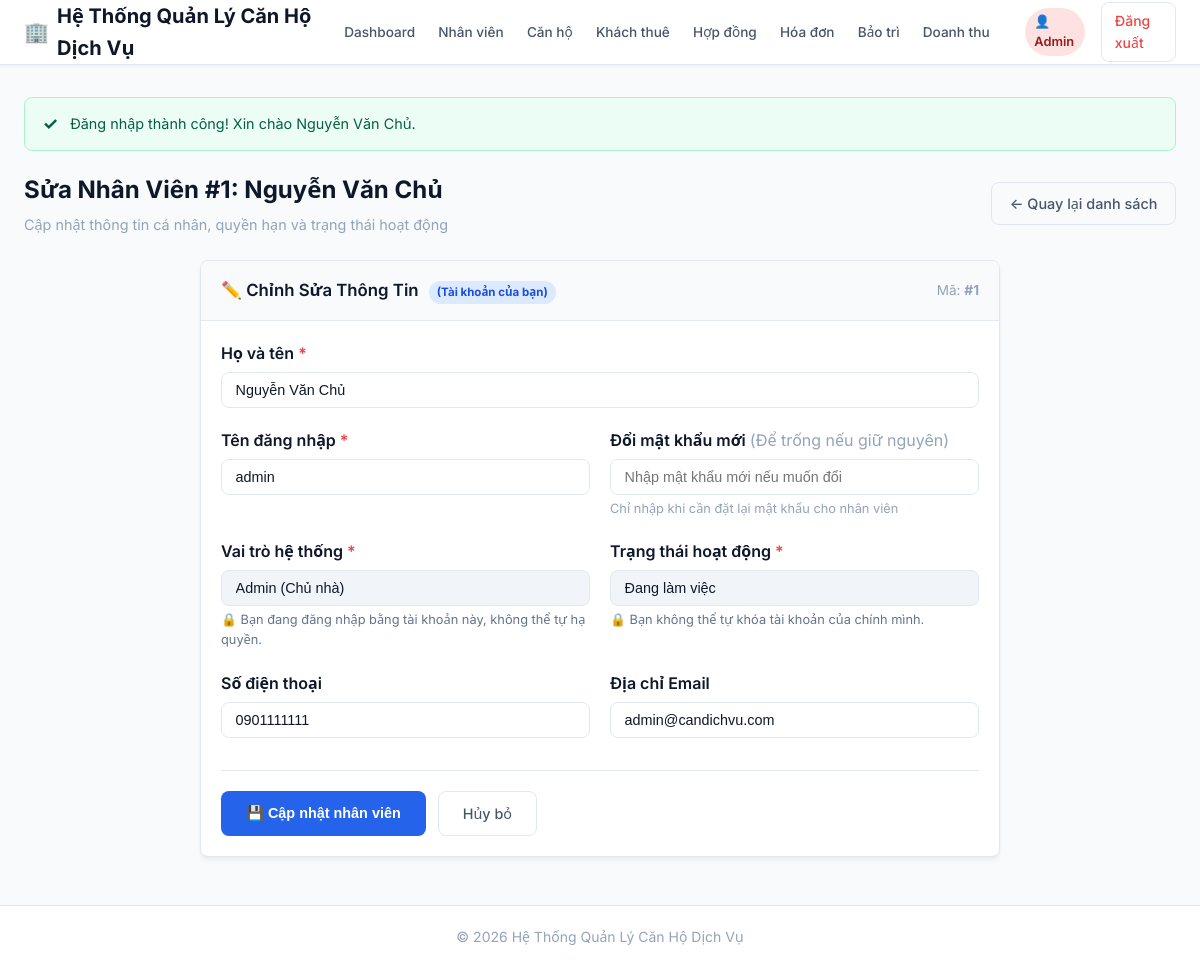
/QuanLyCanHo-Web/admin/nhan-vien/edit.php?id=1 (signed in), run on the app's committed database.
### tables this page shows
CREATE TABLE NhanVien (
    MaNV          INT AUTO_INCREMENT PRIMARY KEY,
    HoTen         VARCHAR(100) NOT NULL,
    TenDangNhap   VARCHAR(50)  NOT NULL UNIQUE,
    MatKhau       VARCHAR(255) NOT NULL,         
    VaiTro        VARCHAR(20)  NOT NULL DEFAULT 'NhanVien',  
    SoDienThoai   VARCHAR(15)  NULL,
    Email         VARCHAR(100) NULL,
    TrangThai     VARCHAR(20)  NOT NULL DEFAULT 'Đang làm việc',
    CHECK (VaiTro IN ('Admin','NhanVien'))
);

### QuanLyCanHo-Web/includes/functions.php (called while the page is built, shortened)
<?php
function e(?string $value): string
{
    return htmlspecialchars((string)($value ?? ''), ENT_QUOTES, 'UTF-8');
}
function url(string $path = ''): string
{
    $path = '/' . ltrim($path, '/');
    $scriptName = str_replace('\\', '/', $_SERVER['SCRIPT_NAME'] ?? '');
    $projectFolder = '/QuanLyCanHo-Web';
    $projectPosition = strpos($scriptName, $projectFolder);
    if ($projectPosition !== false && !str_starts_with($path, $projectFolder)) {
        $basePath = substr($scriptName, 0, $projectPosition + strlen($projectFolder));
        return $basePath . $path;
    }
    return $path;
}

### QuanLyCanHo-Web/admin/nhan-vien/edit.php (the view, shortened to what this page needs)
<?php
require_once __DIR__ . '/../../includes/header.php';
$pdo = require __DIR__ . '/../../config/database.php';
$baseUrl = url('/admin/nhan-vien');
$currentUserId = (int)($_SESSION['MaNV'] ?? 0);
$id = (int)($_GET['id'] ?? 0);
$stmt = $pdo->prepare('SELECT * FROM NhanVien WHERE MaNV = ?');
$stmt->execute([$id]);
$employee = $stmt->fetch();
$isSelf = ($currentUserId === (int)$employee['MaNV']);
$errors = [];
$formData = [
    'HoTen'       => $employee['HoTen'],
    'TenDangNhap' => $employee['TenDangNhap'],
    'MatKhau'     => '',
    'VaiTro'      => $employee['VaiTro'],
    'SoDienThoai' => $employee['SoDienThoai'] ?? '',
    'Email'       => $employee['Email'] ?? '',
    'TrangThai'   => $employee['TrangThai'],
];
?>
<div class="page-header">
    <div>
        <h1 class="page-title">Sửa Nhân Viên #<?= (int)$employee['MaNV'] ?>: <?= e($employee['HoTen']) ?></h1>
        <p class="page-subtitle">Cập nhật thông tin cá nhân, quyền hạn và trạng thái hoạt động</p>
    </div>
    <div>
        <a href="<?= $baseUrl ?>/index.php" class="btn btn-outline">
            ← Quay lại danh sách
        </a>
    </div>
</div>
<div class="card" style="max-width: 800px; margin: 0 auto;">
    <div class="card-header" style="background-color: #f8fafc; display: flex; justify-content: space-between; align-items: center;">
        <h3 style="font-size: 1.05rem; font-weight: 600;">
            ✏️ Chỉnh Sửa Thông Tin
            <?php if ($isSelf): ?>
                <span style="display: inline-block; padding: 2px 8px; border-radius: 9999px; font-size: 0.72rem; font-weight: 700; background-color: #dbeafe; color: #1d4ed8; margin-left: 6px;">(Tài khoản của bạn)</span>
            <?php endif; ?>
        </h3>
        <span style="font-size: 0.85rem; color: var(--text-muted);">Mã: <strong>#<?= (int)$employee['MaNV'] ?></strong></span>
    </div>
    <div class="card-body">
        <form method="POST" action="">
            <div style="display: grid; grid-template-columns: 1fr 1fr; gap: 1.25rem;">
                <div class="form-group" style="grid-column: span 2;">
                    <label for="HoTen" style="font-weight: 600; display: block; margin-bottom: 0.35rem;">
                        Họ và tên <span class="required">*</span>
                    </label>
                    <input type="text"
                           id="HoTen"
                           name="HoTen"
                           class="form-control"
                           style="<?= isset($errors['HoTen']) ? 'border-color: var(--danger-color); background-color: #fef2f2;' : '' ?>"
                           placeholder="Ví dụ: Nguyễn Văn An"
                           value="<?= e($formData['HoTen']) ?>"
                           required>
                </div>
                <div class="form-group">
                    <label for="TenDangNhap" style="font-weight: 600; display: block; margin-bottom: 0.35rem;">
                        Tên đăng nhập <span class="required">*</span>
                    </label>
                    <input type="text"
                           id="TenDangNhap"
                           name="TenDangNhap"
                           class="form-control"
                           style="<?= isset($errors['TenDangNhap']) ? 'border-color: var(--danger-color); background-color: #fef2f2;' : '' ?>"
                           value="<?= e($formData['TenDangNhap']) ?>"
                           required>
                </div>
                <div class="form-group">
                    <label for="MatKhau" style="font-weight: 600; display: block; margin-bottom: 0.35rem;">
                        Đổi mật khẩu mới <span style="font-weight: 400; color: var(--text-muted);">(Để trống nếu giữ nguyên)</span>
                    </label>
                    <input type="password"
                           id="MatKhau"
                           name="MatKhau"
                           class="form-control"
                           style="<?= isset($errors['MatKhau']) ? 'border-color: var(--danger-color); background-color: #fef2f2;' : '' ?>"
                           placeholder="Nhập mật khẩu mới nếu muốn đổi">
                    <?php if (isset($errors['MatKhau'])): ?>
                        <small style="color: var(--danger-color); font-weight: 500; display: block; margin-top: 0.25rem;">
                            <?= e($errors['MatKhau']) ?>
                        </small>
                    <?php else: ?>
                        <small style="color: var(--text-muted); font-size: 0.8rem; display: block; margin-top: 0.25rem;">
                            Chỉ nhập khi cần đặt lại mật khẩu cho nhân viên
                        </small>
                    <?php endif; ?>
                </div>
                <div class="form-group">
                    <label for="VaiTro" style="font-weight: 600; display: block; margin-bottom: 0.35rem;">
                        Vai trò hệ thống <span class="required">*</span>
                    </label>
                    <?php if ($isSelf): ?>
                        <input type="text" class="form-control" value="Admin (Chủ nhà)" disabled style="background-color: #f1f5f9; cursor: not-allowed;">
                        <small style="color: #64748b; font-size: 0.8rem; display: block; margin-top: 0.25rem;">
                            🔒 Bạn đang đăng nhập bằng tài khoản này, không thể tự hạ quyền.
                        </small>
                    <?php endif; ?>
                </div>
                <div class="form-group">
                    <label for="TrangThai" style="font-weight: 600; display: block; margin-bottom: 0.35rem;">
                        Trạng thái hoạt động <span class="required">*</span>
                    </label>
                    <?php if ($isSelf): ?>
                        <input type="text" class="form-control" value="Đang làm việc" disabled style="background-color: #f1f5f9; cursor: not-allowed;">
                        <small style="color: #64748b; font-size: 0.8rem; display: block; margin-top: 0.25rem;">
                            🔒 Bạn không thể tự khóa tài khoản của chính mình.
                        </small>
                    <?php endif; ?>
                </div>
                <div class="form-group">
                    <label for="SoDienThoai" style="font-weight: 600; display: block; margin-bottom: 0.35rem;">
                        Số điện thoại
                    </label>
                    <input type="text"
                           id="SoDienThoai"
                           name="SoDienThoai"
                           class="form-control"
                           style="<?= isset($errors['SoDienThoai']) ? 'border-color: var(--danger-color); background-color: #fef2f2;' : '' ?>"
                           placeholder="Ví dụ: 0912345678"
                           value="<?= e($formData['SoDienThoai']) ?>">
                </div>
                <div class="form-group">
                    <label for="Email" style="font-weight: 600; display: block; margin-bottom: 0.35rem;">
                        Địa chỉ Email
                    </label>
                    <input type="email"
                           id="Email"
                           name="Email"
                           class="form-control"
                           style="<?= isset($errors['Email']) ? 'border-color: var(--danger-color); background-color: #fef2f2;' : '' ?>"
                           placeholder="Ví dụ: nhanvien@gmail.com"
                           value="<?= e($formData['Email']) ?>">
                </div>
            </div>
            <div style="margin-top: 2rem; display: flex; gap: 0.75rem; border-top: 1px solid var(--border-color); padding-top: 1.25rem;">
                <button type="submit" class="btn btn-primary" style="padding: 0.65rem 1.5rem; font-weight: 600;">
                    💾 Cập nhật nhân viên
                </button>
                <a href="<?= $baseUrl ?>/index.php" class="btn btn-outline" style="padding: 0.65rem 1.5rem;">
                    Hủy bỏ
                </a>
            </div>
        </form>
    </div>
</div>
<?php require_once __DIR__ . '/../../includes/footer.php'; ?>

### QuanLyCanHo-Web/assets/css/style.css (style rules this page uses)
:root { --primary-color: #2563eb; --primary-hover: #1d4ed8; --primary-light: #eff6ff; --secondary-color: #64748b; --secondary-hover: #475569; --success-color: #10b981; --success-light: #ecfdf5; --warning-color: #f59e0b; --warning-light: #fffbeb; --danger-color: #ef4444; --danger-light: #fef2f2; --info-color: #06b6d4; --info-light: #ecfeff; --bg-main: #f8fafc; --bg-surface: #ffffff; --text-primary: #0f172a; --text-secondary: #475569; --text-muted: #94a3b8; --border-color: #e2e8f0; --border-radius: 8px; --box-shadow: 0 4px 6px -1px rgba(0, 0, 0, 0.05), 0 2px 4px -1px rgba(0, 0, 0, 0.03); --transition: all 0.2s ease-in-out; }
* { box-sizing: border-box; margin: 0; padding: 0; }
body { font-family: 'Inter', system-ui, -apple-system, BlinkMacSystemFont, 'Segoe UI', Roboto, Oxygen, Ubuntu, Cantarell, sans-serif; background-color: var(--bg-main); color: var(--text-primary); line-height: 1.6; display: flex; flex-direction: column; min-height: 100vh; }
a { color: var(--primary-color); text-decoration: none; transition: var(--transition); }
.page-header { display: flex; justify-content: space-between; align-items: center; margin-bottom: 1.5rem; flex-wrap: wrap; gap: 1rem; }
.page-title { font-size: 1.5rem; font-weight: 700; color: var(--text-primary); }
.page-subtitle { font-size: 0.9rem; color: var(--text-muted); margin-top: 0.25rem; }
.btn { display: inline-flex; align-items: center; justify-content: center; gap: 0.5rem; padding: 0.55rem 1.1rem; font-size: 0.9rem; font-weight: 500; border-radius: var(--border-radius); border: 1px solid transparent; cursor: pointer; transition: var(--transition); text-align: center; white-space: nowrap; }
.btn-primary { background-color: var(--primary-color); color: white; }
.btn-outline { background-color: transparent; border-color: var(--border-color); color: var(--text-secondary); }
.form-control { padding: 0.55rem 0.85rem; font-size: 0.9rem; border: 1px solid var(--border-color); border-radius: var(--border-radius); background-color: #fff; color: var(--text-primary); width: 100%; outline: none; transition: var(--transition); }
.card { background-color: var(--bg-surface); border-radius: var(--border-radius); border: 1px solid var(--border-color); box-shadow: var(--box-shadow); margin-bottom: 1.5rem; overflow: hidden; }
.card-header { padding: 1rem 1.25rem; border-bottom: 1px solid var(--border-color); background-color: #fafafa; display: flex; justify-content: space-between; align-items: center; }
.card-header h3 { font-size: 1.05rem; font-weight: 600; color: var(--text-primary); }
.card-body { padding: 1.25rem; }
.required { color: var(--danger-color); }

### data on the page
nhanvien: MaNV "1", HoTen "Nguyễn Văn Chủ", TenDangNhap "admin", SoDienThoai "0901111111", Email "admin@candichvu.com"

### other printed values
$item['label'] "Dashboard"
$item['label'] "Nhân viên"
$item['label'] "Căn hộ"
$item['label'] "Khách thuê"
$item['label'] "Hợp đồng"
$item['label'] "Hóa đơn"
$item['label'] "Bảo trì"
$item['label'] "Doanh thu"
$vaiTro ?: ($_SESSION['HoTenKhach'] ?? 'Khách hàng') "Admin"
$flashSuccess "Đăng nhập thành công! Xin chào Nguyễn Văn Chủ."
